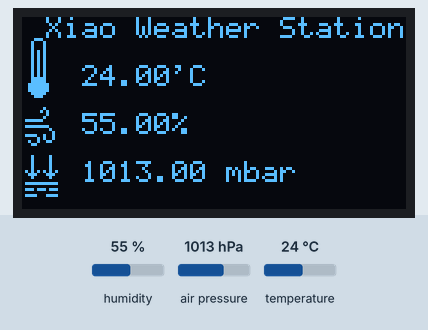
Recording of a sketch running on a simulated Arduino Uno, built with avr-gcc and run on an emulated ATmega328P. On the bench: 128×64 one-colour display. Wiring (inferred from the names in the program): SSD1306 OLED at I2C address 0x3C; BME280 sensor at I2C address 0x76. The test bench sets the inputs (shaded band); at power-on: humidity 55 %, air pressure 1013 hPa, temperature 24 °C.

Above: at 2.7 s.
2.8 s: humidity set to 22 %
At 4.5 s:
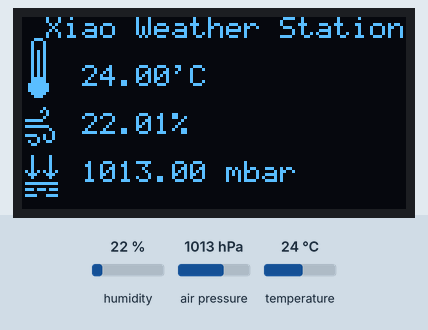
5.2 s: air pressure set to 952 hPa
At 6.7 s:
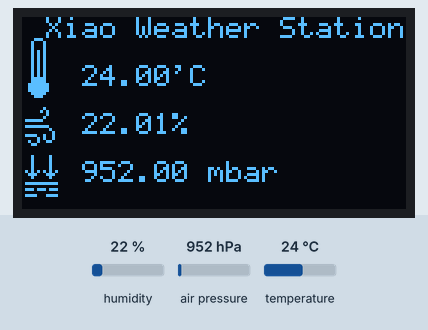
7.4 s: temperature set to 12 °C
At 8.9 s:
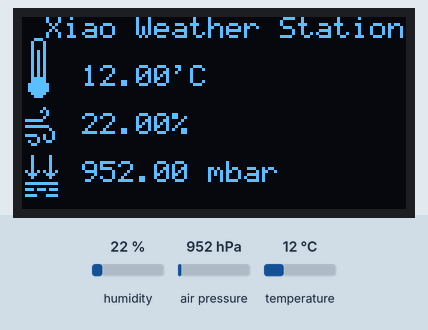
9.5 s: humidity set to 40 %
At 10.6 s:
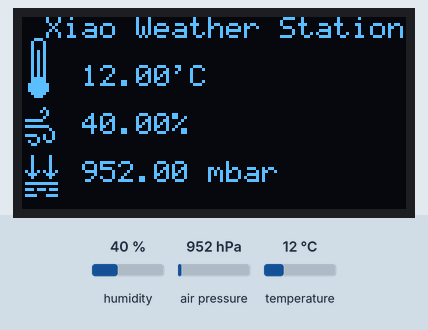
Timing chart, 0 to 12.5 s (numbered marks = the images above; inputs shaded):
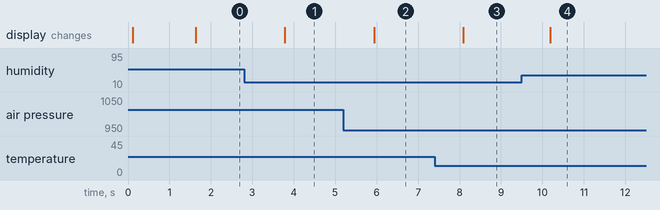

The sketch:

BME280_Weather_Station.ino
```cpp
#include "BME280.h"
#include "SSD130x.h"


BME280 bme;
OLED display;


char buffer[40];
char floatStr[20];

float t = 0;
float p = 0;
float rh = 0;


void draw_background(void)
{
  display.fill(false);

  display.Text(8, 0, "Xiao Weather Station");

  display.Circle(5, 23, 3, true, true);
  display.V_Line(5, 11, 23, true);
  display.V_Line(3, 8, 21, true);
  display.V_Line(7, 8, 21, true);
  display.H_Line(4, 6, 7, true);

  display.H_Line(1, 6, 34, true);
  display.H_Line(1, 8, 36, true);
  display.H_Line(1, 4, 39, true);
  display.H_Line(8, 9, 41, true);
  display.H_Line(3, 4, 42, true);
  display.Pixel(2, 41, true);
  display.Pixel(6, 31, true);
  display.Pixel(7, 30, true);
  display.Pixel(7, 33, true);
  display.Pixel(9, 37, true);
  display.V_Line(5, 40, 41, true);
  display.V_Line(7, 39, 40, true);
  display.V_Line(8, 31, 32, true);
  display.V_Line(10, 38, 40, true);

  display.V_Line(3, 46, 53, true);
  display.Line(1, 51, 3, 53, true);
  display.Line(5, 51, 3, 53, true);
  display.V_Line(9, 46, 53, true);
  display.Line(7, 51, 9, 53, true);
  display.Line(11, 51, 9, 53, true);
  display.H_Line(1, 11, 55, true);
  display.H_Line(1, 3, 57, true);
  display.H_Line(5, 7, 57, true);
  display.H_Line(9, 11, 57, true);
  display.H_Line(1, 4, 59, true);
  display.H_Line(8, 11, 59, true);
}


void setup(void)
{
  display.begin();
  bme.begin();

  draw_background();
}


void loop(void)
{
  t = bme.get_temperature();
  dtostrf(t, 2, 2, floatStr);
  sprintf(buffer, "%s'C ", floatStr);
  display.Text(20, 2, buffer);

  rh = bme.get_relative_humidity();
  dtostrf(rh, 2, 2, floatStr);
  sprintf(buffer, "%s%%", floatStr);
  display.Text(20, 4, buffer);

   p = bme.get_pressure();
  dtostrf(p, 2, 2, floatStr);
  sprintf(buffer, "%s mbar ", floatStr);
  display.Text(20, 6, buffer);

  delay(1000);
}
```

BME280.cpp
```cpp
#include "BME280.h"


BME280::BME280()
{
    _i2cPort = &Wire;
    _deviceAddress = BME280_I2C_ADDRESS;

    memset(&calibration, 0, sizeof(calibration));
    t_fine = 0;
}


bool BME280::begin(TwoWire &wirePort, uint8_t deviceAddress, float t_off, float rh_off, float p_off)
{
	bool state;

    _i2cPort = &wirePort;
    _deviceAddress = deviceAddress;

    t_offset = t_off;
    p_offset = p_off;
    rh_offset = rh_off;

    state = init();

    if(state)
    {
        return true;
    }
    else
    {
        return false;
    }
}


bool BME280::init(void)
{
    uint32_t start = 0;

	_i2cPort->begin();
    _i2cPort->flush();
    delay(100);

    if(read_byte(BME280_REGISTER_CHIPID) == 0x60)
    {
        Serial.println("BME280 found....");
        write_byte(BME280_REGISTER_SOFTRESET, 0xB6);
        delay(300);

        start = millis();
        while (reading_calibration())
        {
            if((millis() - start > 2000))
            {
                break;
            }
            delay(10);
        }

        read_coefficients();

        write_byte(BME280_REGISTER_CONTROLHUMID, 0x01);
        write_byte(BME280_REGISTER_CONTROL, 0x3F);

        return true;
    }
    else
    {
        Serial.println("BME280 not found!");
        return false;
    }

    Serial.println("................");
}


void BME280::write_byte(uint8_t reg, uint8_t value)
{
	_i2cPort->beginTransmission(_deviceAddress);
	_i2cPort->write(reg);
	_i2cPort->write(value);
	_i2cPort->endTransmission();
}


bool BME280::read_bytes(uint8_t reg, uint8_t *buf, uint8_t length)
{
    uint8_t i = 0;

    _i2cPort->beginTransmission(_deviceAddress);
    _i2cPort->write(reg);
    if(_i2cPort->endTransmission(false) != false)
    {
        return false;
    }

    if (_i2cPort->requestFrom((int)_deviceAddress, (int)length) < length)
    {
        return false;
    }

    for (i = 0; i < length; ++i)
    {
        buf[i] = _i2cPort->read();
    }

    return true;
}


uint8_t BME280::read_byte(uint8_t reg)
{
	uint8_t buffer;

    if(read_bytes(reg, &buffer, 1) == false)
    {
        return 0xFF;
    }

    return buffer;
}


uint16_t BME280::read_word(uint8_t reg)
{
    uint8_t buffer[2] = {0, 0};

    if(read_bytes(reg, buffer, 2) == false)
    {
        return 0xFFFF;
    }

    return (((uint16_t)buffer[0] << 8) | buffer[1]);
}


uint32_t BME280::read_long(uint8_t reg)
{
    uint8_t buffer[3] = {0, 0, 0};

    if(read_bytes(reg, buffer, 3) == false)
    {
        return 0xFFFFFFFF;
    }

    return (((uint32_t)buffer[0] << 12) | ((uint32_t)buffer[1] << 4) | ((uint32_t)buffer[2] >> 4));;
}

uint16_t BME280::read_word_little_endian(uint8_t reg)
{
    uint8_t buffer[2] = {0, 0};

    if(read_bytes(reg, buffer, 2) == false)
    {
        return 0xFFFF;
    }

    return ((uint16_t)buffer[0] | ((uint16_t)buffer[1] << 8));
}


int16_t BME280::read_signed_word(uint8_t reg)
{
	return (int16_t)read_word(reg);
}


int16_t BME280::read_signed_word_little_endian(uint8_t reg)
{
	return (int16_t)read_word_little_endian(reg);
}


uint8_t BME280::reading_calibration(void)
{
	int8_t st = (int8_t)read_byte(BME280_REGISTER_STATUS);

    if(st == (int8_t)0xFF)
    {
        return 0;
    }

    return ((uint8_t)(st & 0x01));
}


void BME280::read_coefficients(void)
{
    calibration.dig_T1 = read_word_little_endian(BME280_DIG_T1_REG);
    calibration.dig_T2 = read_signed_word_little_endian(BME280_DIG_T2_REG);
    calibration.dig_T3 = read_signed_word_little_endian(BME280_DIG_T3_REG);

    calibration.dig_P1 = read_word_little_endian(BME280_DIG_P1_REG);
    calibration.dig_P2 = read_signed_word_little_endian(BME280_DIG_P2_REG);
    calibration.dig_P3 = read_signed_word_little_endian(BME280_DIG_P3_REG);
    calibration.dig_P4 = read_signed_word_little_endian(BME280_DIG_P4_REG);
    calibration.dig_P5 = read_signed_word_little_endian(BME280_DIG_P5_REG);
    calibration.dig_P6 = read_signed_word_little_endian(BME280_DIG_P6_REG);
    calibration.dig_P7 = read_signed_word_little_endian(BME280_DIG_P7_REG);
    calibration.dig_P8 = read_signed_word_little_endian(BME280_DIG_P8_REG);
    calibration.dig_P9 = read_signed_word_little_endian(BME280_DIG_P9_REG);

    calibration.dig_H1 = read_byte(BME280_DIG_H1_REG);
    calibration.dig_H2 = read_signed_word_little_endian(BME280_DIG_H2_REG);
    calibration.dig_H3 = read_byte(BME280_DIG_H3_REG);
    calibration.dig_H4 = (read_byte(BME280_DIG_H4_REG) << 4) + (read_byte(BME280_DIG_H5_REG) & 0x0F);
    calibration.dig_H5 = (read_byte(1 + BME280_DIG_H5_REG) << 4) + (read_byte(BME280_DIG_H5_REG) >> 4);
    calibration.dig_H6 = (int8_t)read_byte(BME280_DIG_H6_REG);
}


float BME280::get_temperature(void)
{
    float BME280_t = 0.0;

    int32_t temp1 = 0;
    int32_t temp2 = 0;
    int32_t adc_T = read_long(BME280_REGISTER_TEMPDATA);

    temp1 = (((((adc_T >> 3) - ((int32_t)calibration.dig_T1 << 1)))
	     * ((int32_t)calibration.dig_T2)) >> 11);

    temp2 = ((((((adc_T >> 4) - ((int32_t)calibration.dig_T1))
	     * ((adc_T >> 4) - ((int32_t)calibration.dig_T1))) >> 12)
	     * ((int32_t)calibration.dig_T3)) >> 14);

    t_fine = (temp2 + temp1);

    temp1 = (((t_fine * 5) + 128) >> 8);
    BME280_t = (temp1 / 100.0);

    BME280_t += t_offset;

    return BME280_t;
}


float BME280::get_pressure(void)
{
    float BME280_p = 0.0;

    int64_t p = 0;
    int64_t temp1 = 0;
    int64_t temp2 = 0;

    int32_t adc_P = read_long(BME280_REGISTER_PRESSUREDATA);

    temp1 = (((int64_t)t_fine) - 128000);

    temp2 = (temp1 * temp1 * (int64_t)calibration.dig_P6);

    temp2 = (temp2 + ((temp1 * (int64_t)calibration.dig_P5) << 17));

    temp2 = (temp2 + (((int64_t)calibration.dig_P4) << 35));

    temp1 = ((((temp1 * temp1) * (int64_t)calibration.dig_P3) >> 8)
	      + ((temp1 * (int64_t)calibration.dig_P2) << 12));

    temp1 = ((((((int64_t)1) << 47) + temp1))
	      * ((int64_t)calibration.dig_P1) >> 33);

    if(temp1 == 0)
    {
        BME280_p = 0;
    }

    p = (1048576 - adc_P);
    p = ((((p << 31) - temp2) * 3125) / temp1);

    temp1 = ((((int64_t)calibration.dig_P9)
	      * (p >> 13)
	      * (p >> 13)) >> 25);
    temp2 = ((((int64_t)calibration.dig_P8) * p) >> 19);

    p = (((p + temp1 + temp2) >> 8)
	  + (((int64_t)calibration.dig_P7) << 4));

    BME280_p = ((float)p / 256);

    BME280_p /= 100.0;
    BME280_p += p_offset;

    return BME280_p;
}


float BME280::get_relative_humidity(void)
{
    float BME280_rh = 0.0;

    int32_t v_x1_u32r = 0;
    int32_t adc_H = read_word(BME280_REGISTER_HUMIDDATA);

    v_x1_u32r = (t_fine - ((int32_t)76800));

    v_x1_u32r = (((((adc_H << 14)
	         - (((int32_t)calibration.dig_H4) << 20) -
                 (((int32_t)calibration.dig_H5) * v_x1_u32r))
	         + ((int32_t)16384)) >> 15)
	         * (((((((v_x1_u32r * ((signed long)calibration.dig_H6)) >> 10)
	         * (((v_x1_u32r * ((signed long)calibration.dig_H3)) >> 11)
	         + ((int32_t)32768))) >> 10)
	         + ((int32_t)2097152))
	         * ((int32_t)calibration.dig_H2) + 8192) >> 14));

    v_x1_u32r = (v_x1_u32r
	         - (((((v_x1_u32r >> 15)
	         * (v_x1_u32r >> 15)) >> 7)
	         * ((int32_t)calibration.dig_H1)) >> 4));

    v_x1_u32r = (v_x1_u32r < 0) ? 0 : v_x1_u32r;

    if(v_x1_u32r > 419430400)
    {
    	v_x1_u32r = 419430400;
    }

    adc_H = (v_x1_u32r >> 12);
    BME280_rh = (adc_H / 1024.0);
    BME280_rh += rh_offset;

    return BME280_rh;
}
```

BME280.h
```cpp
#pragma once


#include <Arduino.h>
#include <Wire.h>


#define BME280_I2C_ADDRESS				 			 0x76


#define BME280_REGISTER_CHIPID           0xD0
#define BME280_REGISTER_SOFTRESET        0xE0
#define BME280_REGISTER_CAL00            0x88
#define BME280_REGISTER_CAL01            0x89
#define BME280_REGISTER_CAL02            0x8A
#define BME280_REGISTER_CAL03            0x8B
#define BME280_REGISTER_CAL04            0x8C
#define BME280_REGISTER_CAL05            0x8D
#define BME280_REGISTER_CAL06            0x8E
#define BME280_REGISTER_CAL07            0x8F
#define BME280_REGISTER_CAL08            0x90
#define BME280_REGISTER_CAL09            0x91
#define BME280_REGISTER_CAL10            0x92
#define BME280_REGISTER_CAL11            0x93
#define BME280_REGISTER_CAL12            0x94
#define BME280_REGISTER_CAL13            0x95
#define BME280_REGISTER_CAL14            0x96
#define BME280_REGISTER_CAL15            0x97
#define BME280_REGISTER_CAL16            0x98
#define BME280_REGISTER_CAL17            0x99
#define BME280_REGISTER_CAL18            0x9A
#define BME280_REGISTER_CAL19            0x9B
#define BME280_REGISTER_CAL20            0x9C
#define BME280_REGISTER_CAL21            0x9D
#define BME280_REGISTER_CAL22            0x9E
#define BME280_REGISTER_CAL23            0x9F
#define BME280_REGISTER_CAL24            0xA0
#define BME280_REGISTER_CAL25            0xA1
#define BME280_REGISTER_CAL26            0xE1
#define BME280_REGISTER_CAL27            0xE2
#define BME280_REGISTER_CAL28            0xE3
#define BME280_REGISTER_CAL29            0xE4
#define BME280_REGISTER_CAL30            0xE5
#define BME280_REGISTER_CAL31            0xE6
#define BME280_REGISTER_CAL32            0xE7
#define BME280_REGISTER_CAL33            0xE8
#define BME280_REGISTER_CAL34            0xE9
#define BME280_REGISTER_CAL35            0xEA
#define BME280_REGISTER_CAL36            0xEB
#define BME280_REGISTER_CAL37            0xEC
#define BME280_REGISTER_CAL38            0xED
#define BME280_REGISTER_CAL39            0xEE
#define BME280_REGISTER_CAL40            0xEF
#define BME280_REGISTER_CAL41            0xF0
#define BME280_REGISTER_CONTROLHUMID     0xF2
#define BME280_REGISTER_STATUS			 		 0xF3
#define BME280_REGISTER_CONTROL          0xF4
#define BME280_REGISTER_CONFIG           0xF5
#define BME280_REGISTER_PRESSUREDATA     0xF7
#define BME280_REGISTER_TEMPDATA         0xFA
#define BME280_REGISTER_HUMIDDATA        0xFD

#define BME280_DIG_T1_REG                BME280_REGISTER_CAL00
#define BME280_DIG_T2_REG                BME280_REGISTER_CAL02
#define BME280_DIG_T3_REG                BME280_REGISTER_CAL04

#define BME280_DIG_P1_REG                BME280_REGISTER_CAL06
#define BME280_DIG_P2_REG                BME280_REGISTER_CAL08
#define BME280_DIG_P3_REG                BME280_REGISTER_CAL10
#define BME280_DIG_P4_REG                BME280_REGISTER_CAL12
#define BME280_DIG_P5_REG                BME280_REGISTER_CAL14
#define BME280_DIG_P6_REG                BME280_REGISTER_CAL16
#define BME280_DIG_P7_REG                BME280_REGISTER_CAL18
#define BME280_DIG_P8_REG                BME280_REGISTER_CAL20
#define BME280_DIG_P9_REG                BME280_REGISTER_CAL22

#define BME280_DIG_H1_REG                BME280_REGISTER_CAL25
#define BME280_DIG_H2_REG                BME280_REGISTER_CAL26
#define BME280_DIG_H3_REG                BME280_REGISTER_CAL28
#define BME280_DIG_H4_REG                BME280_REGISTER_CAL29
#define BME280_DIG_H5_REG                BME280_REGISTER_CAL30
#define BME280_DIG_H6_REG                BME280_REGISTER_CAL32


class BME280
{
	public:
		float t_offset = 0.0;
    float p_offset = 0.0;
    float rh_offset = 0.0;

		BME280();
		bool begin(TwoWire &wirePort = Wire, uint8_t deviceAddress = BME280_I2C_ADDRESS, float t_off = 0, float rh_off = 0, float p_off = 0);
		float get_temperature(void);
		float get_pressure(void);
		float get_relative_humidity(void);


	private:
		TwoWire *_i2cPort;
    uint8_t _deviceAddress;
		int32_t t_fine;

		struct
		{
			uint16_t dig_T1;
			int16_t  dig_T2;
			int16_t  dig_T3;

			uint16_t dig_P1;
			int16_t  dig_P2;
			int16_t  dig_P3;
			int16_t  dig_P4;
			int16_t  dig_P5;
			int16_t  dig_P6;
			int16_t  dig_P7;
			int16_t  dig_P8;
			int16_t  dig_P9;

			uint8_t  dig_H1;
			int16_t  dig_H2;
			uint8_t  dig_H3;
			int16_t  dig_H4;
			int16_t  dig_H5;
			int8_t   dig_H6;
		}calibration;

		bool init(void);
		void write_byte(uint8_t reg, uint8_t value);
		bool read_bytes(uint8_t reg, uint8_t *buf, uint8_t length);
		uint8_t read_byte(uint8_t reg);
		uint16_t read_word(uint8_t reg);
		uint32_t read_long(uint8_t reg);
		uint16_t read_word_little_endian(uint8_t reg);
		int16_t read_signed_word(uint8_t reg);
		int16_t read_signed_word_little_endian(uint8_t reg);
		uint8_t reading_calibration(void);
		void read_coefficients(void);
};
```

Source omitted: SSD130x.cpp (10857 bytes), SSD130x.h (5170 bytes), font.h (data table, 3918 bytes)

Measured:
- after the input at 2.8 s, the display: changes after 0.99 s (image 1)
- after the input at 5.2 s, the display: changes after 0.74 s (image 2)
- after the input at 7.4 s, the display: changes after 0.69 s (image 3)
- after the input at 9.5 s, the display: changes after 0.69 s (image 4)
